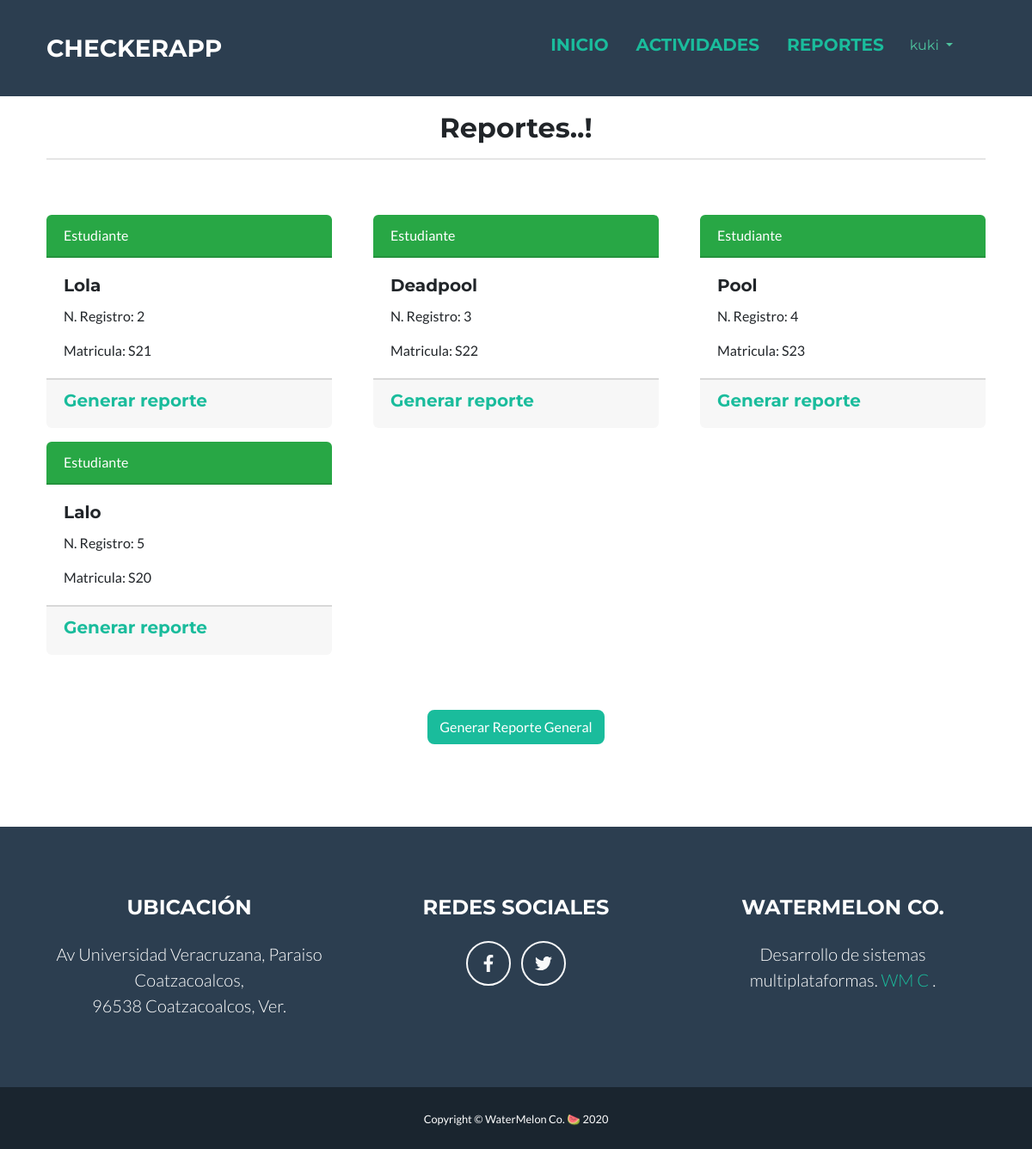
/docenteReportes.php (signed in), run on the app's committed database.
### tables this page shows
CREATE TABLE `Alumno` (
  `Id_Alumno` int(11) NOT NULL,
  `Nombre_Alumno` varchar(20) NOT NULL,
  `Matricula_Alumno` varchar(20) NOT NULL,
  `Licenciatura_Alumno` varchar(15) NOT NULL,
  `Facultad` varchar(30) NOT NULL,
  `Id_Docente` int(11) NOT NULL,
  `Contrasena_Alumno` varchar(255) NOT NULL,
  `Estado_Alumno` int(11) NOT NULL
);

### docenteReportes.php (the view, shortened to what this page needs)
<?php include("conexion.php"); ?>
<?php
if (isset($_SESSION['docente'])) {
?>
<!DOCTYPE html>
<html lang="en">
    <head>
        <link href="css/styles.css" rel="stylesheet" />
    </head>
    <body id="page-top">
        <nav class="navbar navbar-expand-lg bg-secondary text-uppercase fixed-top" id="mainNav">
            <div class="container">
                <a class="navbar-brand js-scroll-trigger" href="index.php">CheckerApp</a>
                <div class="collapse navbar-collapse" id="navbarResponsive">
                    <ul class="navbar-nav ml-auto">
                        <div class="container">
                  <a href="perfilDocente.php" class="nav-link py-3 px-0 px-lg-3 rounded js-scroll-trigger"><h5>Inicio</h5></a>
                  <a href="docenteActividades.php" class="nav-link py-3 px-0 px-lg-3 rounded js-scroll-trigger"><h5>Actividades</h5></a>
                  <a href="docenteReportes.php" class="nav-link py-3 px-0 px-lg-3 rounded js-scroll-trigger"><h5>Reportes</h5></a>
                  <h2><div class="dropdown ">
                    <button style="color:#4EC39E" class="btn btn-succes dropdown-toggle" type="button" id="dropdownMenuButton" data-toggle="dropdown" aria-haspopup="true" aria-expanded="false">
                      <?php
                      $nombre = $_SESSION['docente']['Nombre_Docente'];
                      echo $nombre; ?>
                    </button>
                    </h2>
                  </div>
                </div>
                </div>
        </nav>
        <section class="page-section portfolio" id="Nosotros">
            <div class="container">
      <div class="textoPrincipal" style="text-align: center; margin-top:10px;"><br>
        <h2>Reportes..!</h2>
        <hr>
      </div>
            <div class="row mt-5 pt-3">
        <?php
        $id = $_SESSION['docente']['Id_Docente'];
        $query = "SELECT Id_Alumno, Nombre_Alumno, Matricula_Alumno, Estado_Alumno FROM Alumno where Id_Docente = '$id'";
        $resultadoUsuario = mysqli_query($conexion_BD, $query);
        while ($card = mysqli_fetch_array($resultadoUsuario)) {                ?>
          <div class="col-sm-4  mb-3" style="width: 18rem;">
            <div class="card-header bg-success " style="color: white;">Estudiante</div>
            <div class="card-body">
              <h5 class="card-title"><?php echo $card['1'] ?></h5>
              <p class="card-text">N. Registro: <?php echo $card['0'] ?></p>
              <p class="card-text">Matricula: <?php echo $card['2'] ?></p>
            </div>
            <div class="card-footer">
              <small class="text-muted">
                <h5><a href="">Generar reporte</a> </h5>
              </small>
            </div>
          </div>
        <?php } ?>
      </div>
      <div class="container mt-5 pt-10">
      <center><a target="_blank" href="reporteGeneral.php"> <button type="button" class="btn btn-primary" data-toggle="modal" data-whatever="@mdo">Generar Reporte General
          </button></a></center>
      </div>
  </div>
        </section>
        <footer class="footer text-center">
            <div class="container">
                <div class="row">
                    <div class="col-lg-4 mb-5 mb-lg-0">
                        <h4 class="text-uppercase mb-4">Ubicación</h4>
                        <p class="lead mb-0">
                            Av Universidad Veracruzana, Paraiso Coatzacoalcos,
                            <br />
                            96538 Coatzacoalcos, Ver.
                        </p>
                    </div>
                    <div class="col-lg-4 mb-5 mb-lg-0">
                        <h4 class="text-uppercase mb-4">Redes Sociales</h4>
                        <a class="btn btn-outline-light btn-social mx-1" href="https://es-la.facebook.com/UV-Regi%C3%B3n-Veracruz-199921303420787/"><i class="fab fa-fw fa-facebook-f"></i></a>
                        <a class="btn btn-outline-light btn-social mx-1" href="https://twitter.com/saraldeg?lang=es"><i class="fab fa-fw fa-twitter"></i></a>
                    </div>
                    <div class="col-lg-4">
                        <h4 class="text-uppercase mb-4">WaterMelon Co.</h4>
                        <p class="lead mb-0">
                            Desarrollo de sistemas multiplataformas.
                            <a href="https://es-la.facebook.com/yael.vargas.75685">WM C</a>
                            .
                        </p>
                    </div>
                </div>
            </div>
        </footer>
        <div class="copyright py-4 text-center text-white">
            <div class="container"><small>Copyright © WaterMelon Co. 🍉  2020</small></div>
        </div>
    </body>
</html>
<?php }elseif (isset($_SESSION['alumno'])) {
    header("location: perfilAlumno.php");
}else{
    header("location: index.php");
}
?>

### data on the page
alumno: Nombre_Alumno "Lola", Id_Alumno "2", Matricula_Alumno "S21"
alumno: Nombre_Alumno "Deadpool", Id_Alumno "3", Matricula_Alumno "S22"
alumno: Nombre_Alumno "Pool", Id_Alumno "4", Matricula_Alumno "S23"
alumno: Nombre_Alumno "Lalo", Id_Alumno "5", Matricula_Alumno "S20"

### other printed values
$nombre "kuki"
